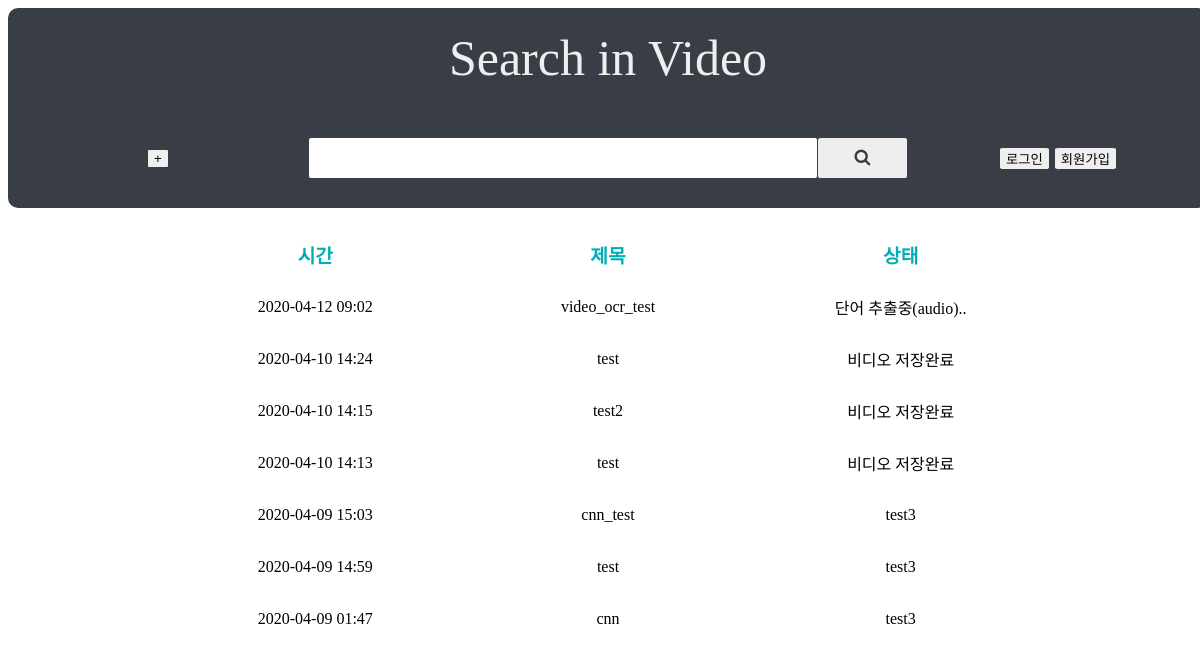
The page /state/uploading/list on the database its author committed.
### search_in_video/models.py (models this page shows, shortened)
class Video(models.Model):
    user = models.ForeignKey(User, on_delete=models.CASCADE, related_name='videos')
    title = models.CharField(max_length=100)
    video = models.FileField(null=True)
    audio = models.FileField(null=True)
    source_type = models.CharField(max_length=50)
    youtube_link = models.CharField(max_length=255, null=True)
    state = models.CharField(max_length=50)
    created = models.DateTimeField(auto_now_add=True)
    class Meta:
        ordering = ['-created']

### state/views.py (the view)
# urls.py: path('uploading/list', views.UploadingListView.as_view()),
class UploadingListView(ListView):
    template_name = 'uploading.html'
    context_object_name = 'videos'
    model = Video
    def get_queryset(self):
        videos = self.model.objects.exclude(
            state='완료'
        )
        return videos

### templates/uploading.html (shortened to what this page needs)
{% extends 'base.html' %}
{% block content %}
<table class="uploading-list">
    <thead>
        <tr> <td>시간</td> <td>제목</td> <td>상태</td> </tr>
    </thead>
    <tbody>
        {% for video in videos %}
        <tr>
            <td>{{video.created | date:'Y-m-d H:i'}}</td>
            <td>{{video.title}}</td>
            <td class="state">{{video.state}}</td>
        </tr>
        {% endfor %}
    </tbody>
</table>
{% endblock %}

### static/css/style.css (style rules this page uses)
* { box-sizing: border-box; }
.uploading-list { margin: 20px 0px; width: 100%; }
.uploading-list thead { font-size: larger; font-weight: bolder; color: #00adb5; }
.uploading-list td { width: 33%; text-align: center; height: 50px; }

### rows shown on the page
Video: created "2020-04-12 09:02", title "video_ocr_test", state "단어 추출중(audio).."
Video: created "2020-04-10 14:24", title "test", state "비디오 저장완료"
Video: created "2020-04-10 14:15", title "test2", state "비디오 저장완료"
Video: created "2020-04-10 14:13", title "test", state "비디오 저장완료"
Video: created "2020-04-09 15:03", title "cnn_test", state "test3"
Video: created "2020-04-09 14:59", title "test", state "test3"
Video: created "2020-04-09 01:47", title "cnn", state "test3"
